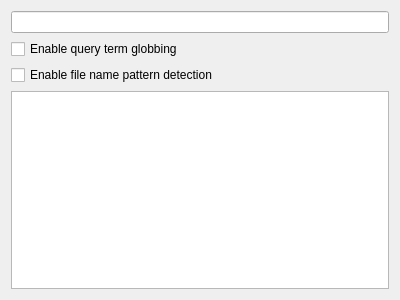
<?xml version="1.0" encoding="UTF-8"?>
<ui version="4.0">
 <class>QueryTesterWidget</class>
 <widget class="QWidget" name="QueryTesterWidget">
  <property name="geometry">
   <rect>
    <x>0</x>
    <y>0</y>
    <width>400</width>
    <height>300</height>
   </rect>
  </property>
  <property name="windowTitle">
   <string>Form</string>
  </property>
  <layout class="QVBoxLayout" name="verticalLayout">
   <item>
    <widget class="QLineEdit" name="m_queryEdit"/>
   </item>
   <item>
    <widget class="QCheckBox" name="m_checkTermGlobbing">
     <property name="text">
      <string>Enable query term globbing</string>
     </property>
    </widget>
   </item>
   <item>
    <widget class="QCheckBox" name="m_checkFilenamePattern">
     <property name="text">
      <string>Enable file name pattern detection</string>
     </property>
    </widget>
   </item>
   <item>
    <widget class="QTextBrowser" name="m_sparqlView"/>
   </item>
  </layout>
 </widget>
 <resources/>
 <connections/>
</ui>
